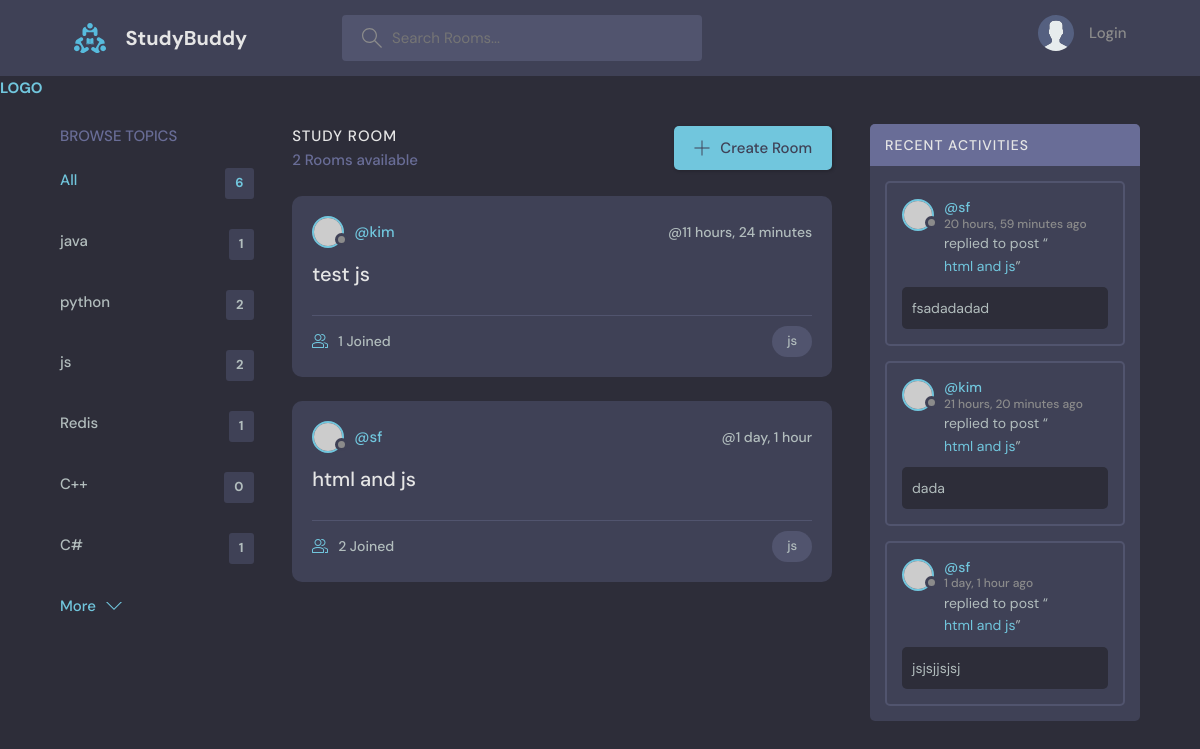
/?q=js, run on the app's committed database.
### base/models.py (models this page shows, shortened)
class Topic(models.Model):
    name = models.CharField(max_length=200)

class Room(models.Model):
    host = models.ForeignKey(User, on_delete=models.SET_NULL, null=True)
    topic = models.ForeignKey('Topic', on_delete=models.SET_NULL, null=True)
    name = models.CharField(max_length=200)
    description = models.TextField(null=True, blank=True)
    participants = models.ManyToManyField(User, related_name='participants', blank=True)
    updated = models.DateTimeField(auto_now=True)
    created = models.DateTimeField(auto_now_add=True)
    class Meta:
        ordering = ['-updated', '-created']
    def __str__(self):
        return self.name

class Message(models.Model):
    user = models.ForeignKey(User, on_delete=models.CASCADE)
    room = models.ForeignKey(Room, on_delete=models.CASCADE)
    body = models.TextField()
    updated = models.DateTimeField(auto_now=True)
    created = models.DateTimeField(auto_now_add=True)
    class Meta:
        ordering = ['-updated', '-created']

### base/views.py (the view)
# urls.py: path('', views.home, name="home"),
def home(request):
    q = request.GET.get('q') if request.GET.get('q') != None else ''
    rooms = Room.objects.filter(
        Q(topic__name__icontains=q) |
        Q(name__icontains=q) |
        Q(description__icontains=q)
        )
    topics = Topic.objects.all()
    room_count = rooms.count()
    room_messages =Message.objects.filter(Q(room__topic__name__icontains=q))
    context = {'rooms': rooms, 'topics': topics, 'room_count': room_count, 'room_messages': room_messages}
    return render(request, 'base/home.html', context)

### base/templates/base/home.html (shortened to what this page needs)
{% extends "main.html" %}
{% block content %}
<main class="layout layout--3">
  <div class="container">
    {% include "base/topics_component.html" %}
    <div class="roomList">
      <div class="roomList__header">
        <div>
          <h2>Study Room</h2>
          <p>{{room_count}} Rooms available</p>
        </div>
        <a class="btn btn--main" href="{% url 'create-room' %}">
          <svg
            version="1.1"
            xmlns="http://www.w3.org/2000/svg"
            width="32"
            height="32"
            viewBox="0 0 32 32"
          >
            <title>add</title>
            <path
              d="M16.943 0.943h-1.885v14.115h-14.115v1.885h14.115v14.115h1.885v-14.115h14.115v-1.885h-14.115v-14.115z"
            ></path>
          </svg>
          Create Room
        </a>
      </div>
      {% include "base/feed_component.html" %}
    </div>
    {% include "base/activity_component.html" %}
  </div>
</main>
{% endblock content %}

### base/templates/base/topics_component.html
<div class="topics">
  <div class="topics__header">
    <h2>Browse Topics</h2>
  </div>
  <ul class="topics__list">
    <li>
      <a href="{% url 'home' %}" class="active">All <span>{{topics.count}}</span></a>
    </li>
    {% for topic in topics %}
    <li>
      <a href="{% url 'home' %}?q={{topic.name}}"
        >{{ topic.name }} <span> {{topic.room_set.all.count}} </span></a
      >
    </li>
    {% endfor %}
  </ul>
  <a class="btn btn--link" href="topics.html">
    More
    <svg
      version="1.1"
      xmlns="http://www.w3.org/2000/svg"
      width="32"
      height="32"
      viewBox="0 0 32 32"
    >
      <title>chevron-down</title>
      <path d="M16 21l-13-13h-3l16 16 16-16h-3l-13 13z"></path>
    </svg>
  </a>
</div>

### base/templates/base/feed_component.html (shortened to what this page needs)
{% for room in rooms %}
<div class="roomListRoom">
  <div class="roomListRoom__header">
    <a href="{% url 'user-profile' room.host.id %}" class="roomListRoom__author">
      <div class="avatar avatar--small">
        <img src="https://randomuser.me/api/portraits/women/11.jpg" />
      </div>
      <span>@{{ room.host.username}}</span>
    </a>
    <div class="roomListRoom__actions">
      <span>@{{ room.created|timesince }}</span>
    </div>
  </div>
  <div class="roomListRoom__content">
    <a href="{% url 'room' room.id %}">{{ room.name }}</a>
  </div>
  <div class="roomListRoom__meta">
    <a href="{% url 'room' room.id %}" class="roomListRoom__joined">
      {{room.participants.all.count}} Joined
    </a>
    <p class="roomListRoom__topic">{{ room.topic.name }}</p>
  </div>
</div>
{% endfor %}

### base/templates/base/activity_component.html (shortened to what this page needs)
<div class="activities">
    <div class="activities__header">
      <h2>Recent Activities</h2>
    </div>
    {% for message in room_messages %}
    <div class="activities__box">
      <div class="activities__boxHeader roomListRoom__header">
        <a href="{% url 'user-profile' message.user.id %}" class="roomListRoom__author">
          <div class="avatar avatar--small">
            <img src="https://randomuser.me/api/portraits/women/11.jpg" />
          </div>
          <p>
            @{{message.user }}
            <span>{{ message.created|timesince }} ago</span>
          </p>
        </a>
      </div>
      <div class="activities__boxContent">
        <p>
          replied to post “<a href="{% url 'room' message.room.id %}">{{message.room}}</a
          >”
        </p>
        <div class="activities__boxRoomContent">
            {{message.body}}        </div>
      </div>
    </div>
    {% endfor %}
</div>

### data on the page
Topic: name "java", room_set.all.count "1"
Topic: name "python", room_set.all.count "2"
Topic: name "js", room_set.all.count "2"
Topic: name "Redis", room_set.all.count "1"
Topic: name "C++", room_set.all.count "0"
Topic: name "C#", room_set.all.count "1"
Room: host.username "kim", created "11 hours, 24 minutes", name "test js", participants.all.count "1", topic.name "js"
Room: host.username "sf", created "1 day, 1 hour", name "html and js", participants.all.count "2", topic.name "js"
Message: user "sf", created "20 hours, 59 minutes", room "html and js", body "fsadadadad"
Message: user "kim", created "21 hours, 20 minutes", room "html and js", body "dada"
Message: user "sf", created "1 day, 1 hour", room "html and js", body "jsjsjjsjsj"

### other printed values
{{ topics.count }} "6"
{{ room_count }} "2"
